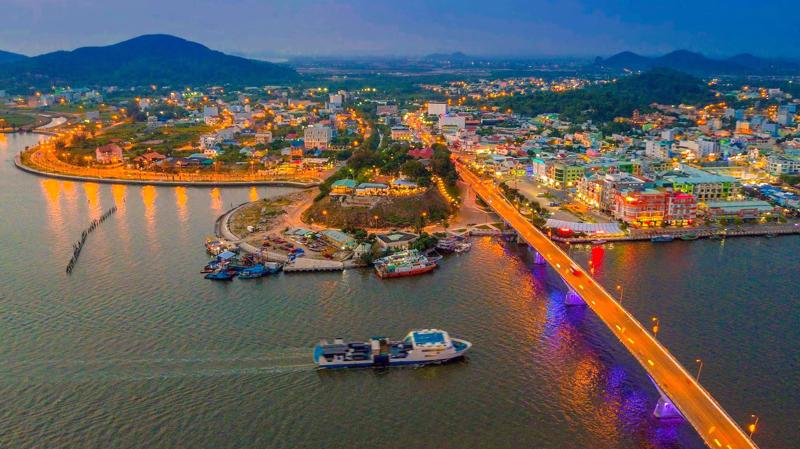
#> input picture week_4/Python/Kien_Giang.jpg, 800 x 449 px
$ python Anh_nhi_phan.py
#> lines starting #> are read from the running program, lines starting #| are printed output that depends on the picture; after the words box and inside, x2 and y2 are one past the last pixel; in counts of white or black regions, pixels touching at a corner belong together
import cv2
import numpy as np
from PIL import Image

file_path = r'Kien_Giang.jpg'

Anh_ = Image.open(file_path)
#> Anh_ is the input picture: PIL image 800x449 RGB; mean R, G, B 97.7, 94.4, 93.2


Anh_1 = cv2.imread(file_path, cv2.IMREAD_COLOR)
Anh_Xam = Image.new(Anh_.mode, Anh_.size)
#> Anh_Xam: PIL image 800x449 RGB; every value is 0
Anh_Bin = Image.new(Anh_.mode, Anh_.size)
Anhbin = Image.new(Anh_.mode, Anh_.size)

chieu_dai = Anh_.size[0]
#> chieu_dai = 800
chieu_rong = Anh_.size[1]
#> chieu_rong = 449
_nguong = 120


for x in range(chieu_dai):
    for y in range(chieu_rong):
        R, G, B = Anh_.getpixel((x,y))

        Gray = np.uint8((R+G+B)/3)

        Anh_Xam.putpixel((x,y), (Gray, Gray, Gray))

        if (Gray >= _nguong):
            Anh_Bin.putpixel((x,y), (255,255,255))
        elif (Gray < _nguong):
            Anh_Bin.putpixel((x,y), (0,0,0))
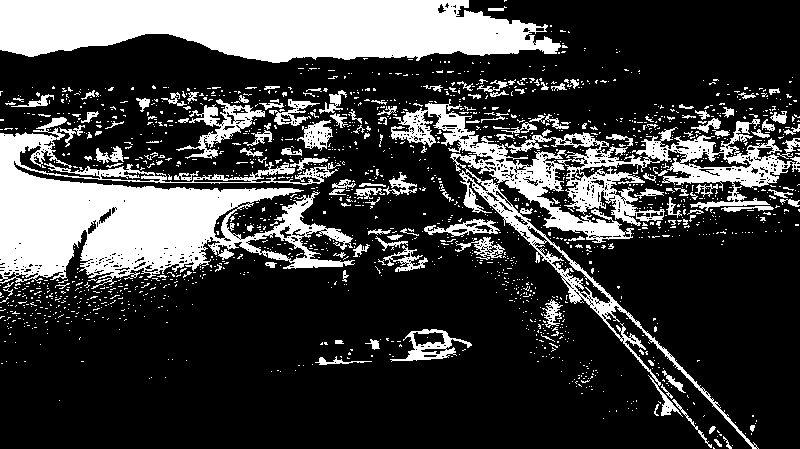
#> Anh_Bin: PIL image 800x449 RGB; 25% white; 1713 white regions (1572 under 20 px), largest, box (x1, y1, x2, y2) and area: (0, 0, 561, 63) 26700, (0, 117, 355, 289) 25892, (391, 99, 759, 449) 10180
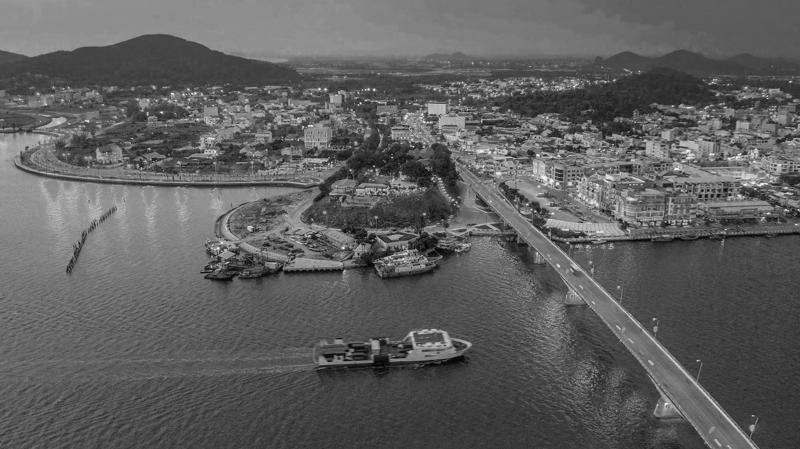
#> Anh_Xam: PIL image 800x449 RGB; min 0, max 251, mean 94.7

Anh_Bin_ = np.array(Anh_Bin)
Anh_Xam_ = np.array(Anh_Xam)

def cap_nhat_Bin(Value_Nguong):
    Anh_Bin = Anh_Xam.point(lambda i: 255 if i >= Value_Nguong else 0)
    Anhbin = np.array(Anh_Bin)
    cv2.imshow('Anh_changed', Anhbin)


cv2.namedWindow('Anh nhi phan')
cv2.createTrackbar('Nguong_','Anh nhi phan', 0, 255, cap_nhat_Bin)
#> slider 'Nguong_' is set to 85

Value_ = cv2.getTrackbarPos('Nguong_', 'Anh nhi phan')
cap_nhat_Bin(Value_)
#> in cap_nhat_Bin, `Anh_Bin = Anh_Xam.point(lambda i: 255 if i >= Value_Nguong else 0)`:
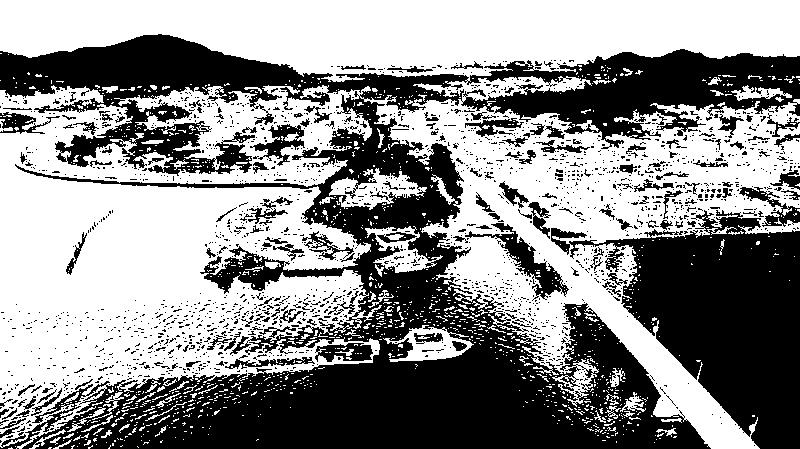
#> Anh_Bin: PIL image 800x449 RGB; 55.2% white; 1988 black regions (1834 under 20 px), largest, box (x1, y1, x2, y2) and area: (0, 34, 800, 449) 110897, (551, 210, 800, 449) 28794, (465, 223, 569, 301) 1693

cv2.imshow('Anh goc: ', Anh_1)
cv2.imshow('Anh nhi phan: ', Anh_Bin_)


cv2.waitKey(0)
cv2.destroyAllWindows()
